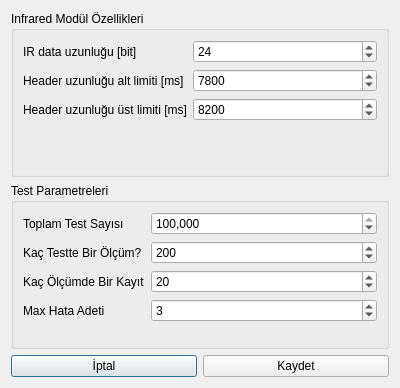
<?xml version="1.0" encoding="UTF-8"?>
<ui version="4.0">
 <class>IRSVTSettingsDialog</class>
 <widget class="QDialog" name="IRSVTSettingsDialog">
  <property name="geometry">
   <rect>
    <x>0</x>
    <y>0</y>
    <width>400</width>
    <height>388</height>
   </rect>
  </property>
  <property name="windowTitle">
   <string>Dialog</string>
  </property>
  <layout class="QVBoxLayout" name="verticalLayout">
   <item>
    <widget class="QGroupBox" name="groupBox">
     <property name="title">
      <string>Infrared Modül Özellikleri</string>
     </property>
     <layout class="QFormLayout" name="formLayout">
      <item row="0" column="0">
       <widget class="QLabel" name="label">
        <property name="text">
         <string>IR data uzunluğu [bit]</string>
        </property>
       </widget>
      </item>
      <item row="0" column="1">
       <widget class="QSpinBox" name="spinBox">
        <property name="value">
         <number>24</number>
        </property>
       </widget>
      </item>
      <item row="1" column="0">
       <widget class="QLabel" name="label_2">
        <property name="text">
         <string>Header uzunluğu alt limiti [ms]</string>
        </property>
       </widget>
      </item>
      <item row="1" column="1">
       <widget class="QSpinBox" name="spinBox_2">
        <property name="maximum">
         <number>9999</number>
        </property>
        <property name="singleStep">
         <number>100</number>
        </property>
        <property name="value">
         <number>7800</number>
        </property>
       </widget>
      </item>
      <item row="2" column="0">
       <widget class="QLabel" name="label_3">
        <property name="text">
         <string>Header uzunluğu üst limiti [ms]</string>
        </property>
       </widget>
      </item>
      <item row="2" column="1">
       <widget class="QSpinBox" name="spinBox_3">
        <property name="maximum">
         <number>9999</number>
        </property>
        <property name="singleStep">
         <number>100</number>
        </property>
        <property name="value">
         <number>8200</number>
        </property>
       </widget>
      </item>
     </layout>
    </widget>
   </item>
   <item>
    <widget class="QGroupBox" name="groupBox_2">
     <property name="title">
      <string>Test Parametreleri</string>
     </property>
     <layout class="QFormLayout" name="formLayout_2">
      <item row="0" column="0">
       <widget class="QLabel" name="label_4">
        <property name="text">
         <string>Toplam Test Sayısı</string>
        </property>
       </widget>
      </item>
      <item row="0" column="1">
       <widget class="QSpinBox" name="spinBox_4">
        <property name="showGroupSeparator" stdset="0">
         <bool>true</bool>
        </property>
        <property name="maximum">
         <number>9999999</number>
        </property>
        <property name="singleStep">
         <number>1000</number>
        </property>
        <property name="value">
         <number>100000</number>
        </property>
       </widget>
      </item>
      <item row="1" column="0">
       <widget class="QLabel" name="label_5">
        <property name="text">
         <string>Kaç Testte Bir Ölçüm?</string>
        </property>
       </widget>
      </item>
      <item row="3" column="0">
       <widget class="QLabel" name="label_6">
        <property name="text">
         <string>Max Hata Adeti</string>
        </property>
       </widget>
      </item>
      <item row="2" column="0">
       <widget class="QLabel" name="label_7">
        <property name="text">
         <string>Kaç Ölçümde Bir Kayıt</string>
        </property>
       </widget>
      </item>
      <item row="1" column="1">
       <widget class="QSpinBox" name="spinBox_5">
        <property name="maximum">
         <number>9999</number>
        </property>
        <property name="singleStep">
         <number>50</number>
        </property>
        <property name="value">
         <number>200</number>
        </property>
       </widget>
      </item>
      <item row="2" column="1">
       <widget class="QSpinBox" name="spinBox_6">
        <property name="maximum">
         <number>999</number>
        </property>
        <property name="singleStep">
         <number>10</number>
        </property>
        <property name="value">
         <number>20</number>
        </property>
       </widget>
      </item>
      <item row="3" column="1">
       <widget class="QSpinBox" name="spinBox_7">
        <property name="value">
         <number>3</number>
        </property>
       </widget>
      </item>
     </layout>
    </widget>
   </item>
   <item>
    <layout class="QHBoxLayout" name="horizontalLayout">
     <item>
      <widget class="QPushButton" name="cancel_button">
       <property name="text">
        <string>İptal</string>
       </property>
      </widget>
     </item>
     <item>
      <widget class="QPushButton" name="save_button">
       <property name="text">
        <string>Kaydet</string>
       </property>
      </widget>
     </item>
    </layout>
   </item>
  </layout>
 </widget>
 <resources/>
 <connections/>
</ui>
